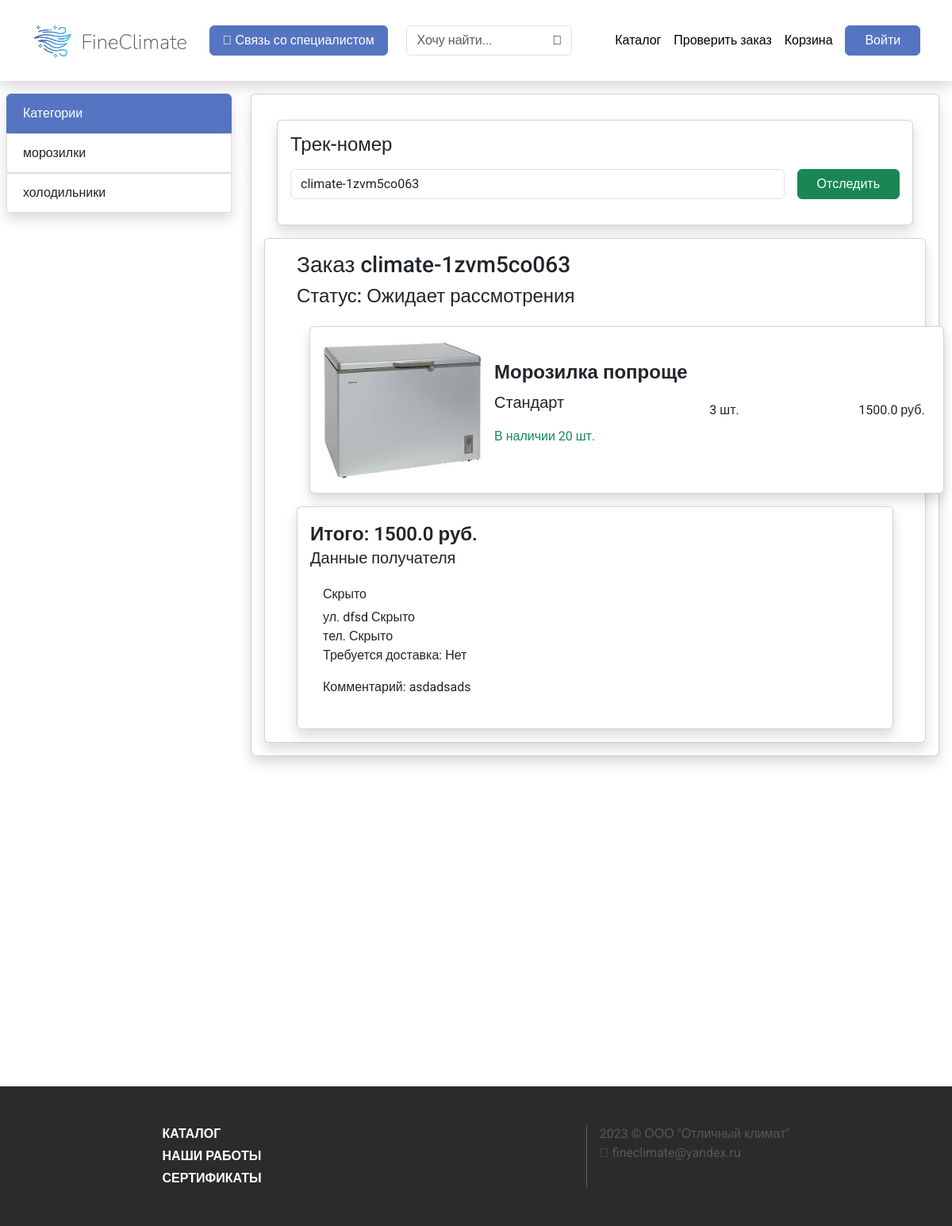
The app's page /check_order?query=climate-1zvm5co063 with its own data.
### router/models.py (models this page shows, shortened)
class Categories(models.Model):
    title = models.CharField(max_length=80)

class Orders(models.Model):
    user = models.ForeignKey(User, on_delete=models.DO_NOTHING, null=True)
    is_delivery = models.BooleanField()
    status = models.CharField(max_length=100)
    comment = models.CharField(max_length=300)
    track = models.CharField(max_length=50, null=True)
    fio = models.CharField(max_length=200)
    street = models.CharField(max_length=100)
    house = models.CharField(max_length=30)
    corps = models.CharField(max_length=30)
    room = models.CharField(max_length=30)
    phone = models.CharField(max_length=50)

class OrderEntries(models.Model):
    order = models.ForeignKey(Orders, on_delete=models.CASCADE, null=True)
    variant = models.ForeignKey(CardVariants, on_delete=models.CASCADE)
    quantity = models.IntegerField()
    buy_cost = models.FloatField()

class CardImages(models.Model):
    path = models.CharField(max_length=400)
    card = models.ForeignKey(Cards, on_delete=models.CASCADE, null=True)

class Cards(models.Model):
    title = models.CharField(max_length=100)
    description = models.CharField(max_length=6000, null=True)
    category = models.ForeignKey(Categories, on_delete=models.CASCADE, null=True)

class CardVariants(models.Model):
    title = models.CharField(max_length=200)
    quantity = models.IntegerField()
    cost = models.FloatField()
    card = models.ForeignKey(Cards, on_delete=models.CASCADE, null=True)

### router/views.py (the view)
# urls.py: path("check_order", views.check_order),
def check_order(req):
    order = req.GET.get("query")
    entries = []
    total = 0
    has_all = True
    if order and Orders.objects.filter(track=order).count() > 0:
        order = Orders.objects.get(track=order)
        print(order.is_delivery)
        entries = []
        total = 0
        for entry in order.orderentries_set.all():
            variant = entry.variant
            card_title = variant.card.title
            card_images = variant.card.cardimages_set.all()
            card_image = card_images[0] if card_images else "default.png"
            entry.variant = variant
            entry.card_title = card_title
            entry.card_image = card_image
            entry.total = entry.quantity * entry.buy_cost
            if variant.quantity < entry.quantity:
                has_all = False
            total += entry.total
            entries.append(entry)
    return render(
        req,
        "client/check_order.html",
        {
            "order": order,
            "entries": entries,
            "total": round(total, 2),
            "has_all": has_all,
        },
    )

### router/templates/client/check_order.html (shortened to what this page needs)
{% extends "../base.html" %}
{% block content %}
    <div class="card shadow m-3">
        <div class="card-body">
            <h4 class="mb-3">Трек-номер</h4>
            <form action="/check_order" class="d-flex gap-3">
                <input type="text" name="query" value="{{request.GET.query}}" class="form-control" placeholder="climate-">
                <button class="btn btn-success px-4">Отследить</button>
            </form>
        </div>
    </div>
    {% if entries %}
        <div class="card shadow container">
            <div class="card-body">
                <div class="d-flex flex-column container">
                    <h3>Заказ {{request.GET.query}}</h3>
                    <h4>Статус: {{order.status}}</h4>
                    {% for entry in entries %}
                        <div class="card m-3 shadow" style="min-width: 800px">
                            <div class="card-body d-flex align-items-center gap-3">
                                <img src="/media/{{entry.card_image.path}}" class="cart-image">
                                <div class="d-flex flex-column col-4 align-content-between justify-content-between">
                                    <h4 class="fw-bold limit-1">{{entry.card_title}}</h4>
                                    <p class="fs-5 lim">{{entry.variant.title}}</p>
                                    {% if entry.variant.quantity > 0 %}
                                        <p class="text-success">В наличии {{entry.variant.quantity}} шт.</p>
                                    {% else %}
                                        <p class="text-secondary">Под заказ</p>
                                    {% endif %}
                                </div>
                                <div class="col-2 gap-0 d-flex">
                                    <span class="text-end">{{entry.quantity}} шт.</span>
                                </div>
                                <div class="col-2 text-end">
                                    <span class="text-end">{{entry.total}} руб.</span>
                                </div>
                            </div>
                        </div>
                    {% endfor %}
                    <div class="card shadow">
                        <div class="card-body">
                            <div class="d-flex flex-column">
                                <span class="fs-4 fw-semibold"> Итого: {{total}} руб. </span>
                                <h5 class="mb-0">Данные получателя</h5>
                                {% if request.user == order.user %}
                                    <div class="card-body d-flex flex-column my-2">
                                        <h6>{{order.fio}}</h6>
                                        <span>ул. {{order.street}} {{order.house}} {{order.corps}} {{order.flat}}</span>
                                        <span>тел. {{order.phone}} </span>
                                        <span class="mb-3">Требуется доставка: {% if order.is_delivery %}Да{% else %}Нет{% endif %}</span>
                                        <span>Комментарий: {{order.comment|default:"нет"}}</span>
                                    </div>
                                {% else %}
                                    <div class="card-body d-flex flex-column my-2">
                                        <h6>Скрыто</h6>
                                        <span>ул. {{order.street}}
                                            Скрыто
                                        </span>
                                        <span>тел. Скрыто</span>
                                        <span class="mb-3">Требуется доставка: {% if order.is_delivery %}Да{% else %}Нет{% endif %}</span>
                                        <span>Комментарий: {{order.comment|default:"нет"}}</span>
                                    </div>
                                {% endif %}
                            </div>
                        </div>
                    </div>
                </div>
            </div>
        </div>
    {% endif %}
{% endblock content %}

### router/templates/base.html (shortened to what this page needs)
<html>
    <head>
        {% load static %}
        <link href="https://cdn.jsdelivr.net/npm/bootstrap@5.3.1/dist/css/bootstrap.min.css" rel="stylesheet">
        <link rel="stylesheet" href="{% static 'bs.css' %}">
        <link rel="stylesheet" href="{% static 'styles.css' %}">
    </head>
    <body>
        <header class="shadow d-flex align-items-center justify-content-evenly p-4">
            <a href="/" class="fit-width flex-grow-0" style="width: 200px">
                <img src="{% static 'logo.png' %}" alt="" class="logo">
            </a>
            <button class="btn btn-primary px-3 mx-2">
                <i class="fa-solid fa-phone "></i>
                Связь со специалистом
            </button>
            <form action="/" class="d-flex align-items-center justify-content-center m-0">
                <input type="text" name="q" class="search form-control m-0" value="{{q}}" placeholder="Хочу найти...">
                <button class="search btn"><i class="fa-solid fa-search"></i></button>
            </form>
            <a href="/" class="text-decoration-none text-black">Каталог</a>
            <a href="/check_order" class="text-decoration-none text-black">Проверить заказ</a>
            <a href="/cart" class="text-decoration-none text-black">Корзина</a>
            {% if is_logged %}
                <a href="/profile" class="text-decoration-none text-black">Профиль</a>
                {% if is_admin %}
                    <div class="dropdown">
                        <button class="btn btn-primary dropdown-toggle px-4 py-3" type="button" data-bs-toggle="dropdown" aria-expanded="false">
                        Админка
                        </button>
                        <ul class="dropdown-menu">
                        <li><a class="dropdown-item" href="/cards">Карточки товаров</a></li>
                        <li><a class="dropdown-item" href="/categories">Категории</a></li>
                        <li><a class="dropdown-item" href="/filters">Фильтры</a></li>
                        <li><a class="dropdown-item" href="/orders">Заказы</a></li>
                        <li><a class="dropdown-item" href="/certificates">Сертификаты</a></li>
                        <li><a class="dropdown-item" href="/works">Работы</a></li>
                        </ul>
                    </div>
                {% endif %}
            {% else %}
                    <a href="/login" class="btn btn-primary px-4">Войти</a>
            {% endif %}
        </header>
        <div>
          <div class="d-flex">
            <ul class="d-none d-xl-block col-3 list-group my-3 px-2">
                <li class="list-group-item first-list shadow">Категории</li>
                {% for category in all_categories %}
                    <a href="/?active_category={{category.id}}&q={{q}}" class="text-decoration-none">
                        <li class="list-group-item shadow {% if active_category == category.id %} active {% endif %}">
                            {{category.title}}
                        </li>
                    </a>
                {% endfor %}
            </ul>
            <div class="col-12 col-xl-9">
              <div class="d-flex flex-column card shadow m-3">
                <div class="card-body">
                    {% block content %}it's base!{% endblock content %}
                </div>
              </div>
            </div>
          </div>
        </div>
        <footer class="d-flex justify-content-evenly py-5">
            <div class="d-flex flex-column fw-bold gap-1">
                <a href="/" class="text-decoration-none text-white">КАТАЛОГ</a>
                <a href="/works" class="text-decoration-none text-white">НАШИ РАБОТЫ</a>
                <a href="/certs" class="text-decoration-none text-white">СЕРТИФИКАТЫ</a>
            </div>
            <div class="d-flex">
                <div class="d-flex flex-column">
                    <div class="d-flex flex-column" style="color: #585858">
                        2023 © ООО "Отличный климат"
                        <span><i class="fa fa-envelope me-1" style="color: #585858" aria-hidden="true"></i>fineclimate@yandex.ru</span>
                    </div>
                </div>
            </div>
        </footer>
    </body>
</html>

### router/static/bs.css (style rules this page uses)
.btn-primary { color: #fff; background-color: #5574C2; border-color: #5574C2; }
a { color: #5574C2; text-decoration: none; background-color: transparent; }
.list-group-item { position: relative; display: block; padding: 0.75rem 1.25rem; background-color: #fff; border: 1px solid rgba(0, 0, 0, 0.125); }
.list-group-item:first-child { border-top-left-radius: inherit; border-top-right-radius: inherit; }
.list-group-item:last-child { border-bottom-right-radius: inherit; border-bottom-left-radius: inherit; }

### router/static/styles.css (style rules this page uses)
* { font-family: 'Roboto', sans-serif !important; }
:root { --primary: #5574C2; }
body { min-width: 1000px; width: auto !important; width: 1000px; }
.logo { object-fit: contain; max-width: 400px; width: 20%; min-width: 200px; }
.cart-image { object-fit: contain; max-width: 200px; border-radius: 10px; }
.fit-width { width: fit-content; }
.first-list { background-color: #5574C2; color: white; border: solid 1px #5574C2; }
button.search { position: relative; left: -38px; }
input.search { transition: all .5s; }
footer { background-color: #2B2B2B; color: white; position: relative; top: 50vh; }

### router/templates/base.html (style rules this page uses)
.logo { object-fit: contain; max-width: 400px; width: 20%; min-width: 200px; }
.cart-image { object-fit: contain; max-width: 200px; border-radius: 10px; }

### records on screen
Categories: title "морозилки"
Categories: title "холодильники"
Orders: GET.query "climate-1zvm5co063", status "Ожидает рассмотрения", street "dfsd", comment "asdadsads"
OrderEntries: card_image.path (picture), card_title "Морозилка попроще", variant "Стандарт", variant.quantity "20", quantity "3", total "1500.0"

### other values on screen
{{ total }} "1500.0"
